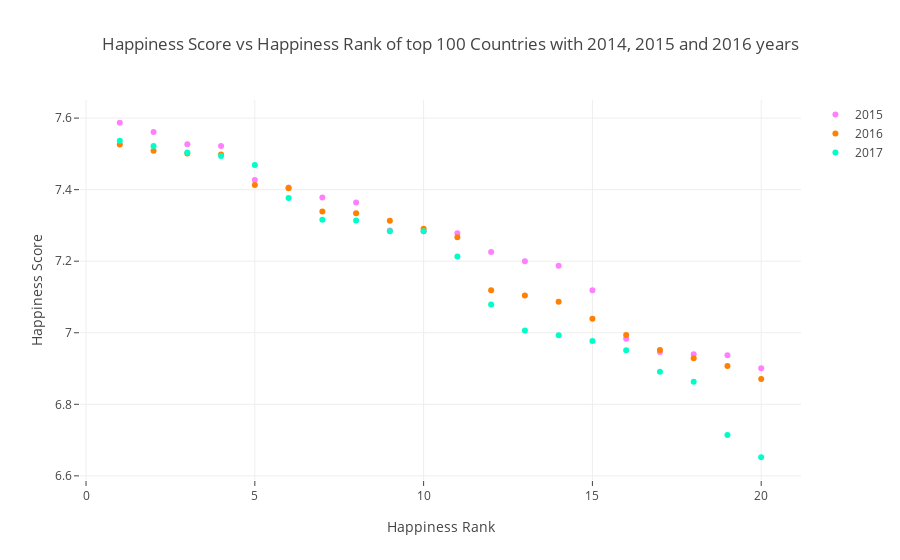

Notebook code cell kept with this figure:
### Markdown cell above
<p id='17'><h3><b>Scatter Plot</b></h3></p>

### Code cell
whr2015 = whr2015[:20]
whr2016 = whr2016[:20]
whr2017 = whr2017[:20]

import plotly.graph_objs as go
trace1 =go.Scatter(
                    x = whr2015["Happiness Rank"],
                    y = whr2015["Happiness Score"],
                    mode = "markers",
                    name = "2015",
                    marker = dict(color = 'rgba(255, 128, 255, 1)'),
                    text= whr2015.Country)
trace2 =go.Scatter(
                    x = whr2016["Happiness Rank"],
                    y = whr2016["Happiness Score"],
                    mode = "markers",
                    name = "2016",
                    marker = dict(color = 'rgba(255, 128, 2, 1)'),
                    text= whr2016.Country)
trace3 =go.Scatter(
                    x = whr2017["Happiness.Rank"],
                    y = whr2017["Happiness.Score"],
                    mode = "markers",
                    name = "2017",
                    marker = dict(color = 'rgba(0, 255, 200, 1)'),
                    text= whr2017.Country)
data = [trace1, trace2, trace3]
layout = dict(title = 'Happiness Score vs Happiness Rank of top 100 Countries with 2014, 2015 and 2016 years',
              xaxis= dict(title= 'Happiness Rank',ticklen= 5,zeroline= False),
              yaxis= dict(title= 'Happiness Score',ticklen= 5,zeroline= False)
             )
fig = dict(data = data, layout = layout)
iplot(fig)

### Figure 1 — Plotly figure (JSON) as saved in the notebook; plotly's stock layout.template omitted (floating-point values rounded to 4 significant figures)
{"data": [{"marker": {"color": "rgba(255, 128, 255, 1)"}, "mode": "markers", "name": "2015", "text": ["Switzerland", "Iceland", "Denmark", "Norway", "Canada", "Finland", "Netherlands", "Sweden", "New Zealand", "Australia", "Israel", "Costa Rica", "Austria", "Mexico", "United States", "Brazil", "Luxembourg", "Ireland", "Belgium", "United Arab Emirates"], "x": [1, 2, 3, 4, 5, 6, 7, 8, 9, 10, 11, 12, 13, 14, 15, 16, 17, 18, 19, 20], "y": [7.587, 7.561, 7.527, 7.522, 7.427, 7.406, 7.378, 7.364, 7.286, 7.284, 7.278, 7.226, 7.2, 7.187, 7.119, 6.983, 6.946, 6.94, 6.937, 6.901], "type": "scatter", "uid": "a663eebb-f755-4a13-a273-2fefab292cfb"}, {"marker": {"color": "rgba(255, 128, 2, 1)"}, "mode": "markers", "name": "2016", "text": ["Denmark", "Switzerland", "Iceland", "Norway", "Finland", "Canada", "Netherlands", "New Zealand", "Australia", "Sweden", "Israel", "Austria", "United States", "Costa Rica", "Puerto Rico", "Germany", "Brazil", "Belgium", "Ireland", "Luxembourg"], "x": [1, 2, 3, 4, 5, 6, 7, 8, 9, 10, 11, 12, 13, 14, 15, 16, 17, 18, 19, 20], "y": [7.526, 7.509, 7.501, 7.498, 7.413, 7.404, 7.339, 7.334, 7.313, 7.291, 7.267, 7.119, 7.104, 7.087, 7.039, 6.994, 6.952, 6.929, 6.907, 6.871], "type": "scatter", "uid": "f0fd7121-6fe0-4f91-8493-cfe1a03bf2d0"}, {"marker": {"color": "rgba(0, 255, 200, 1)"}, "mode": "markers", "name": "2017", "text": ["Norway", "Denmark", "Iceland", "Switzerland", "Finland", "Netherlands", "Canada", "New Zealand", "Sweden", "Australia", "Israel", "Costa Rica", "Austria", "United States", "Ireland", "Germany", "Belgium", "Luxembourg", "United Kingdom", "Chile"], "x": [1, 2, 3, 4, 5, 6, 7, 8, 9, 10, 11, 12, 13, 14, 15, 16, 17, 18, 19, 20], "y": [7.537, 7.522, 7.504, 7.494, 7.469, 7.377, 7.316, 7.314, 7.284, 7.284, 7.213, 7.079, 7.006, 6.993, 6.977, 6.951, 6.891, 6.863, 6.714, 6.652], "type": "scatter", "uid": "aaf84f38-aa7e-4a96-9409-54d6a81e5152"}], "layout": {"title": {"text": "Happiness Score vs Happiness Rank of top 100 Countries with 2014, 2015 and 2016 years"}, "xaxis": {"ticklen": 5, "title": {"text": "Happiness Rank"}, "zeroline": false}, "yaxis": {"ticklen": 5, "title": {"text": "Happiness Score"}, "zeroline": false}}}
